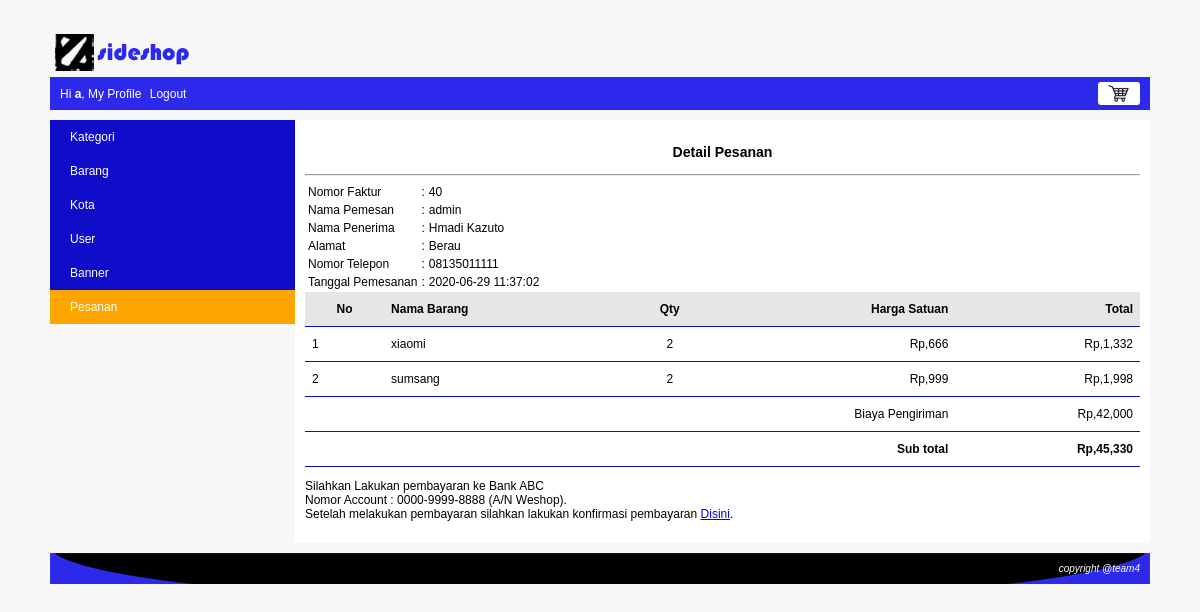
The page /index.php?page=profile&module=pesanan&action=detail&pesanan_id=40 (signed in) on the database its author committed.
### tables this page shows
CREATE TABLE `pesanan` (
  `pesanan_id` int(10) NOT NULL,
  `kota_id` int(15) NOT NULL,
  `user_id` int(15) NOT NULL,
  `nama_penerima` varchar(100) NOT NULL,
  `nomor_telepon` varchar(15) NOT NULL,
  `alamat` varchar(250) NOT NULL,
  `tanggal_pemesanan` datetime NOT NULL,
  `status` tinyint(4) NOT NULL
);

CREATE TABLE `user` (
  `user_id` int(10) NOT NULL,
  `level` varchar(30) NOT NULL,
  `nama` varchar(150) NOT NULL,
  `email` varchar(150) NOT NULL,
  `alamat` varchar(400) NOT NULL,
  `phone` varchar(15) NOT NULL,
  `password` varchar(200) NOT NULL,
  `status` enum('on','off') NOT NULL
);

CREATE TABLE `pesanan_detail` (
  `pesanan_id` int(10) NOT NULL,
  `barang_id` int(10) NOT NULL,
  `quantity` int(2) NOT NULL,
  `harga` int(10) NOT NULL
);

CREATE TABLE `barang` (
  `barang_id` int(10) NOT NULL,
  `kategori_id` int(10) NOT NULL,
  `nama_barang` varchar(250) NOT NULL,
  `spesifikasi` text NOT NULL,
  `gambar` varchar(300) NOT NULL,
  `harga` int(10) NOT NULL,
  `stok` tinyint(1) NOT NULL,
  `status` enum('on','off') NOT NULL
);

CREATE TABLE `kota` (
  `kota_id` int(11) NOT NULL,
  `kota` varchar(100) NOT NULL,
  `tarif` int(20) NOT NULL,
  `status` enum('on','off') NOT NULL
);

### function/helper.php (called while the page is built, shortened)
<?php
	function rupiah($nilai = 0){
		$string = "Rp," . number_format($nilai);
		return $string;
	}

### module/pesanan/detail.php (the view, shortened to what this page needs)
<?php
	$pesanan_id= $_GET["pesanan_id"];
	$query = mysqli_query($koneksi, "SELECT pesanan.nama_penerima, pesanan.nomor_telepon, pesanan.alamat, pesanan.tanggal_pemesanan, user.nama, kota.kota, kota.tarif FROM pesanan JOIN user ON pesanan.user_id=user.user_id JOIN kota ON kota.kota_id=pesanan.kota_id WHERE pesanan.pesanan_id='$pesanan_id'");
	$row=mysqli_fetch_assoc($query);
	$tanggal_pemesanan = $row['tanggal_pemesanan'];
	$nama_penerima = $row['nama_penerima'];
	$nomor_telepon = $row['nomor_telepon'];
	$alamat = $row['alamat'];
	$tarif = $row['tarif'];
	$nama = $row['nama'];
?>
<div id="frame-faktur">
	<h3><center>Detail Pesanan</center></h3>
	<hr/>
	<table>
		<tr>
			<td>Nomor Faktur</td>
			<td>:</td>
			<td><?php echo $pesanan_id; ?></td>
		</tr>
		<tr>
			<td>Nama Pemesan</td>
			<td>:</td>
			<td><?php echo $nama; ?></td>
		</tr>
		<tr>
			<td>Nama Penerima</td>
			<td>:</td>
			<td><?php echo $nama_penerima; ?></td>
		</tr>
		<tr>
			<td>Alamat</td>
			<td>:</td>
			<td><?php echo $alamat; ?></td>
		</tr>
		<tr>
			<td>Nomor Telepon</td>
			<td>:</td>
			<td><?php echo $nomor_telepon; ?></td>
		</tr>
		<tr>
			<td>Tanggal Pemesanan</td>
			<td>:</td>
			<td><?php echo $tanggal_pemesanan; ?></td>
		</tr>
	</table>
</div>
	<table class="table-list">
		<tr class="baris-title">
			<th class="no">No</th>
			<th class="kiri">Nama Barang</th>
			<th class="tengah">Qty</th>
			<th class="kanan">Harga Satuan</th>
			<th class="kanan">Total</th>
		</tr>
		<?php
			$queryDetail = mysqli_query($koneksi, "SELECT pesanan_detail.*, barang.nama_barang FROM pesanan_detail JOIN barang ON pesanan_detail.barang_id=barang.barang_id WHERE pesanan_detail.pesanan_id='$pesanan_id'");
			$no = 1;
			$subtotal = 0;
			while($rowDetail=mysqli_fetch_assoc($queryDetail)){
				$total = $rowDetail["harga"] * $rowDetail["quantity"];
				$subtotal = $subtotal + $total;
				echo "<tr>
						<td class='no'>$no</td>
						<td class='kiri'>$rowDetail[nama_barang]</td>
						<td class='tengah'>$rowDetail[quantity]</td>
						<td class='kanan'>".rupiah($rowDetail["harga"])."</td>
						<td class='kanan'>".rupiah($total)."</td>
					  </tr>";
				$no++;
			}
			$subtotal = $subtotal + $tarif;
		?>
		<tr>
			<td class="kanan" colspan="4">Biaya Pengiriman</td>
			<td class="kanan"><?php echo rupiah($tarif); ?></td>
		</tr>
		<tr>
			<td class="kanan" colspan="4"><b>Sub total</b></td>
			<td class="kanan"><b><?php echo rupiah($subtotal); ?></b></td>
		</tr>
	</table>
	<div id="frame-keterangan-pembayaran">
		<p>Silahkan Lakukan pembayaran ke Bank ABC<br/>
		   Nomor Account : 0000-9999-8888 (A/N Weshop).<br/>
		   Setelah melakukan pembayaran silahkan lakukan konfirmasi pembayaran
		   <a href="<?php echo BASE_URL."index.php?page=profile&module=pesanan&action=konfirmasi_pembayaran&pesanan_id=$pesanan_id"?>">Disini</a>.
		</p>
	</div>

### css/style.css (style rules this page uses)
body { font-family:arial; font-size:12px; color:black; background:#F7F7F7; margin:0px; }
.table-list { width: 100%; border-collapse: collapse; }
.table-list tr { border-bottom: 1px solid #0f0dc9; }
.table-list tr.baris-title { background: #E6E6E6; }
.table-list tr th, .table-list tr td { padding: 10px 7px; }
.tengah { text-align: center; }
.kiri { text-align: left; }
.kanan { text-align: right; }

### rows shown on the page
pesanan: user.nama "admin", nama_penerima "Hmadi Kazuto", alamat "Berau", nomor_telepon "08135011111", tanggal_pemesanan "2020-06-29 11:37:02", kota.tarif "Rp,42,000"
pesanan_detail: barang.nama_barang "xiaomi", quantity "2", harga "Rp,666", rupiah($total) "Rp,1,332"
pesanan_detail: barang.nama_barang "sumsang", quantity "2", harga "Rp,999", rupiah($total) "Rp,1,998"

### other values the page prints
$nama "a"
$pesanan_id "40"
rupiah($subtotal) "Rp,45,330"
